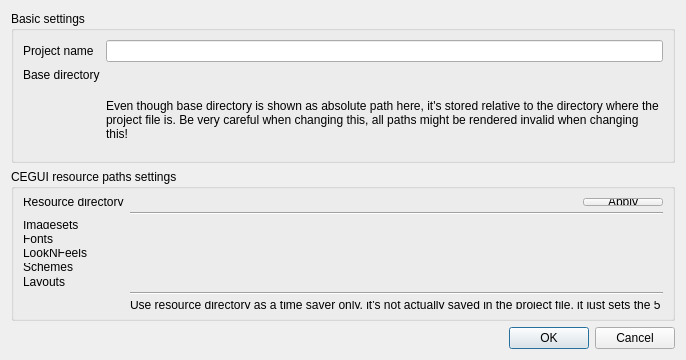
<?xml version="1.0" encoding="UTF-8"?>
<ui version="4.0">
 <class>ProjectSettingsDialog</class>
 <widget class="QDialog" name="ProjectSettingsDialog">
  <property name="geometry">
   <rect>
    <x>0</x>
    <y>0</y>
    <width>686</width>
    <height>356</height>
   </rect>
  </property>
  <property name="windowTitle">
   <string>Project settings</string>
  </property>
  <layout class="QVBoxLayout" name="verticalLayout">
   <item>
    <widget class="QGroupBox" name="basicSettings">
     <property name="title">
      <string>Basic settings</string>
     </property>
     <layout class="QFormLayout" name="formLayout">
      <item row="0" column="0">
       <widget class="QLabel" name="label">
        <property name="text">
         <string>Project name</string>
        </property>
        <property name="buddy">
         <cstring>projectName</cstring>
        </property>
       </widget>
      </item>
      <item row="1" column="0">
       <widget class="QLabel" name="label_2">
        <property name="text">
         <string>Base directory</string>
        </property>
       </widget>
      </item>
      <item row="1" column="1">
       <widget class="FileLineEdit" name="baseDirectory" native="true"/>
      </item>
      <item row="2" column="1">
       <widget class="QLabel" name="label_10">
        <property name="text">
         <string>Even though base directory is shown as absolute path here, it's stored relative to the directory where the project file is. Be very careful when changing this, all paths might be rendered invalid when changing this!</string>
        </property>
        <property name="wordWrap">
         <bool>true</bool>
        </property>
       </widget>
      </item>
      <item row="0" column="1">
       <widget class="QLineEdit" name="projectName"/>
      </item>
     </layout>
    </widget>
   </item>
   <item>
    <widget class="QGroupBox" name="resourcePathSettings">
     <property name="title">
      <string>CEGUI resource paths settings</string>
     </property>
     <layout class="QFormLayout" name="formLayout_2">
      <property name="fieldGrowthPolicy">
       <enum>QFormLayout::AllNonFixedFieldsGrow</enum>
      </property>
      <item row="0" column="0">
       <widget class="QLabel" name="label_3">
        <property name="text">
         <string>Resource directory</string>
        </property>
       </widget>
      </item>
      <item row="0" column="1">
       <widget class="QWidget" name="rootDirectoryContainer" native="true">
        <property name="toolTip">
         <string>Setting this automatically sets all the following paths according to CEGUI's usual scheme.</string>
        </property>
        <layout class="QHBoxLayout" name="horizontalLayout">
         <property name="spacing">
          <number>0</number>
         </property>
         <property name="margin">
          <number>0</number>
         </property>
         <item>
          <widget class="FileLineEdit" name="resourceDirectory" native="true"/>
         </item>
         <item>
          <widget class="QPushButton" name="resourceDirectoryApplyButton">
           <property name="sizePolicy">
            <sizepolicy hsizetype="Maximum" vsizetype="Fixed">
             <horstretch>0</horstretch>
             <verstretch>0</verstretch>
            </sizepolicy>
           </property>
           <property name="text">
            <string>Apply</string>
           </property>
          </widget>
         </item>
        </layout>
       </widget>
      </item>
      <item row="1" column="1">
       <widget class="Line" name="line_2">
        <property name="orientation">
         <enum>Qt::Horizontal</enum>
        </property>
       </widget>
      </item>
      <item row="2" column="0">
       <widget class="QLabel" name="label_4">
        <property name="text">
         <string>Imagesets</string>
        </property>
       </widget>
      </item>
      <item row="2" column="1">
       <widget class="FileLineEdit" name="imagesetsPath" native="true"/>
      </item>
      <item row="3" column="0">
       <widget class="QLabel" name="label_5">
        <property name="text">
         <string>Fonts</string>
        </property>
       </widget>
      </item>
      <item row="3" column="1">
       <widget class="FileLineEdit" name="fontsPath" native="true"/>
      </item>
      <item row="4" column="0">
       <widget class="QLabel" name="label_7">
        <property name="text">
         <string>LookNFeels</string>
        </property>
       </widget>
      </item>
      <item row="4" column="1">
       <widget class="FileLineEdit" name="looknfeelsPath" native="true"/>
      </item>
      <item row="5" column="0">
       <widget class="QLabel" name="label_6">
        <property name="text">
         <string>Schemes</string>
        </property>
       </widget>
      </item>
      <item row="5" column="1">
       <widget class="FileLineEdit" name="schemesPath" native="true"/>
      </item>
      <item row="6" column="0">
       <widget class="QLabel" name="label_8">
        <property name="text">
         <string>Layouts</string>
        </property>
       </widget>
      </item>
      <item row="6" column="1">
       <widget class="FileLineEdit" name="layoutsPath" native="true"/>
      </item>
      <item row="7" column="1">
       <widget class="Line" name="line">
        <property name="orientation">
         <enum>Qt::Horizontal</enum>
        </property>
       </widget>
      </item>
      <item row="8" column="1">
       <widget class="QLabel" name="label_9">
        <property name="text">
         <string>Use resource directory as a time saver only, it's not actually saved in the project file, it just sets the 5 paths according to CEGUI's standard scheme used in demos and stock datafiles.</string>
        </property>
        <property name="wordWrap">
         <bool>true</bool>
        </property>
       </widget>
      </item>
     </layout>
    </widget>
   </item>
   <item>
    <widget class="QDialogButtonBox" name="buttonBox">
     <property name="orientation">
      <enum>Qt::Horizontal</enum>
     </property>
     <property name="standardButtons">
      <set>QDialogButtonBox::Cancel|QDialogButtonBox::Ok</set>
     </property>
     <property name="centerButtons">
      <bool>false</bool>
     </property>
    </widget>
   </item>
  </layout>
 </widget>
 <customwidgets>
  <customwidget>
   <class>FileLineEdit</class>
   <extends>QWidget</extends>
   <header>qtwidgets</header>
   <container>1</container>
  </customwidget>
 </customwidgets>
 <resources/>
 <connections>
  <connection>
   <sender>buttonBox</sender>
   <signal>accepted()</signal>
   <receiver>ProjectSettingsDialog</receiver>
   <slot>accept()</slot>
   <hints>
    <hint type="sourcelabel">
     <x>248</x>
     <y>254</y>
    </hint>
    <hint type="destinationlabel">
     <x>157</x>
     <y>274</y>
    </hint>
   </hints>
  </connection>
  <connection>
   <sender>buttonBox</sender>
   <signal>rejected()</signal>
   <receiver>ProjectSettingsDialog</receiver>
   <slot>reject()</slot>
   <hints>
    <hint type="sourcelabel">
     <x>316</x>
     <y>260</y>
    </hint>
    <hint type="destinationlabel">
     <x>286</x>
     <y>274</y>
    </hint>
   </hints>
  </connection>
 </connections>
</ui>
